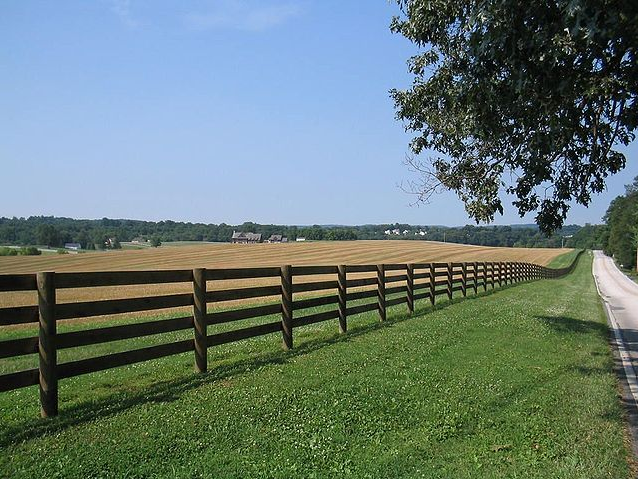
#> input picture fence.png, 638 x 479 px
$ python hough-test.py
#> lines starting #> are read from the running program, lines starting #| are printed output that depends on the picture; after the words box and inside, x2 and y2 are one past the last pixel; in counts of white or black regions, pixels touching at a corner belong together
from skimage import io, color, feature, transform, draw, util
from matplotlib import pyplot as plt
import numpy as np
import cv2

def test_skimage():
    img = io.imread("fence.png")
#> img is the input picture: shape (479, 638, 3); mean R, G, B 102.9, 121, 114.8
    img2 = color.rgb2gray(img)
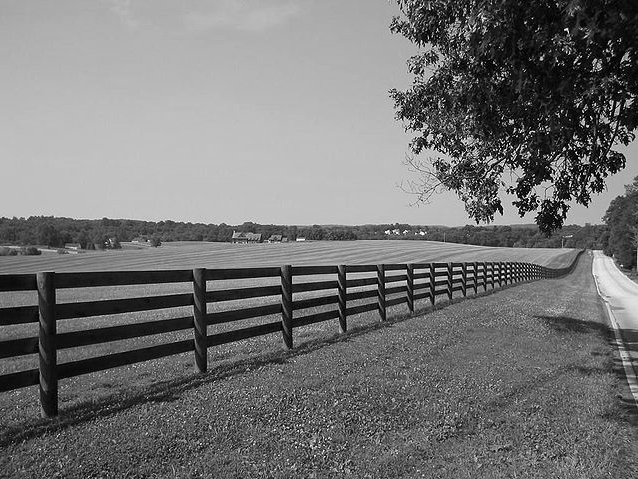
#> img2: shape (479, 638) float64; min 0, max 1, mean 0.458
    img2 = feature.canny(img2, 3)
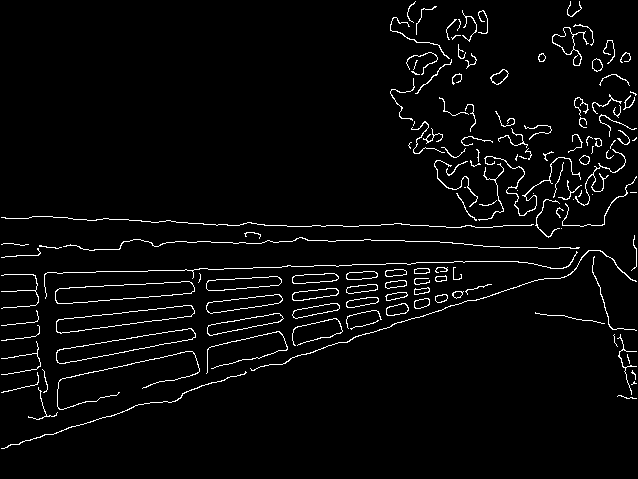
#> img2: shape (479, 638) bool; 3.4% white in thin lines or dots

    io.imsave("skimage-canny.png", util.img_as_uint(img2))

    lines = transform.probabilistic_hough_line(img2, line_length=3, line_gap=2)
#> lines = 923 items

    plt.figure(figsize=(10, 10))
    i = plt.imshow(img)
    i.set_cmap('hot')
    plt.axis('off')

    for p0, p1 in lines:
        plt.plot([p0[0], p1[0]], [p0[1], p1[1]], "r-")
#> this loop made 923 passes
#> (p0, p1) on passes 1 to 3: ((87, 373), (134, 363)), ((326, 296), (329, 296)), ((127, 364), (184, 352))

    plt.savefig("skimage.png", bbox_inches='tight')
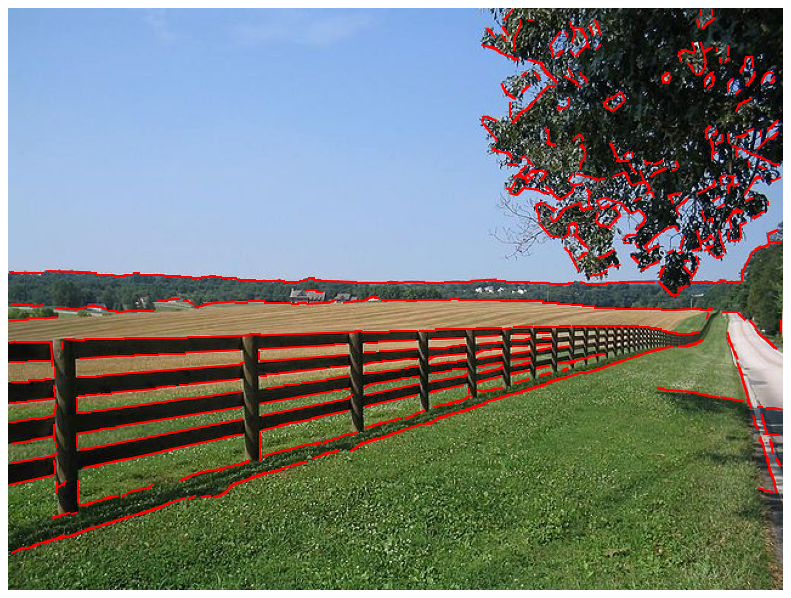
#> figure drawn by matplotlib, 1 panel

def test_opencv():
    img = cv2.imread("fence.png")
    img2 = cv2.cvtColor(img, cv2.COLOR_BGR2GRAY)

    sigma = 0.3
    v = np.median(img2)
#> v = 112
    lower = int(max(0, (1.0 - sigma) * v))
#> lower = 78
    upper = int(min(255, (1.0 + sigma) * v))
#> upper = 145

    img2 = cv2.GaussianBlur(img2, (7,7), 3)
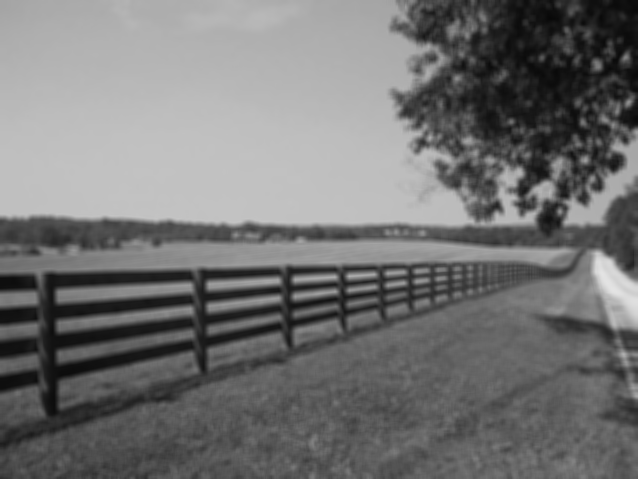
#> img2: shape (479, 638); min 8, max 228, mean 114.9
    img2 = cv2.Canny(img2, lower, upper)
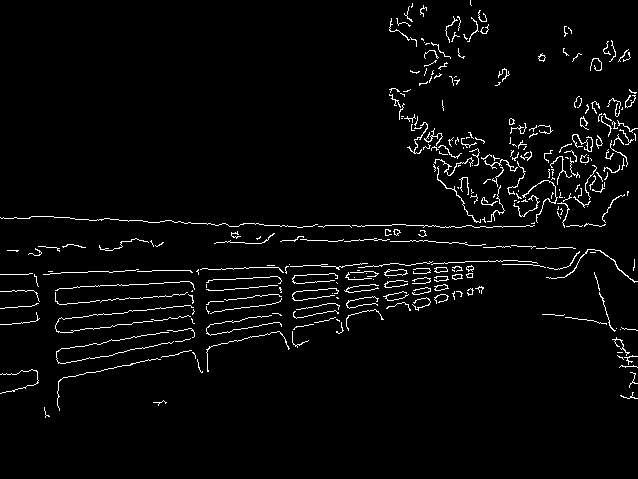
#> img2: shape (479, 638); 3.1% white in thin lines or dots, all inside (x1, y1, x2, y2) = (0, 0, 638, 418)

    cv2.imwrite('opencv-canny.png', img2)

    lines = cv2.HoughLinesP(img2, 1, np.pi / 180, 10, 3, 2)
#> lines = 912 rows, first 6: [181, 317, 183, 317], [406, 225, 423, 225], [294, 275, 306, 275], [268, 304, 271, 304], [316, 313, 319, 313], [376, 311, 378, 311]

    for line in lines:
        for x1, y1, x2, y2 in line:
            cv2.line(img,(x1,y1),(x2,y2),(0,0,255),2)
#> this loop made 912 passes
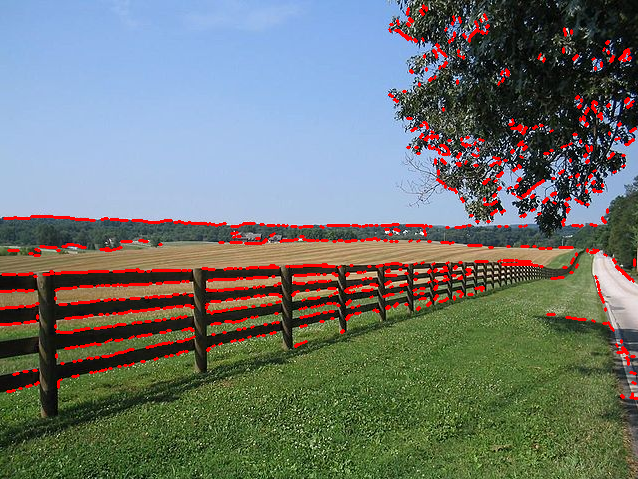
#> img: shape (479, 638, 3); mean B, G, R 110.8, 116.6, 110.2

    cv2.imwrite('opencv.png',img)

test_skimage()
test_opencv()
